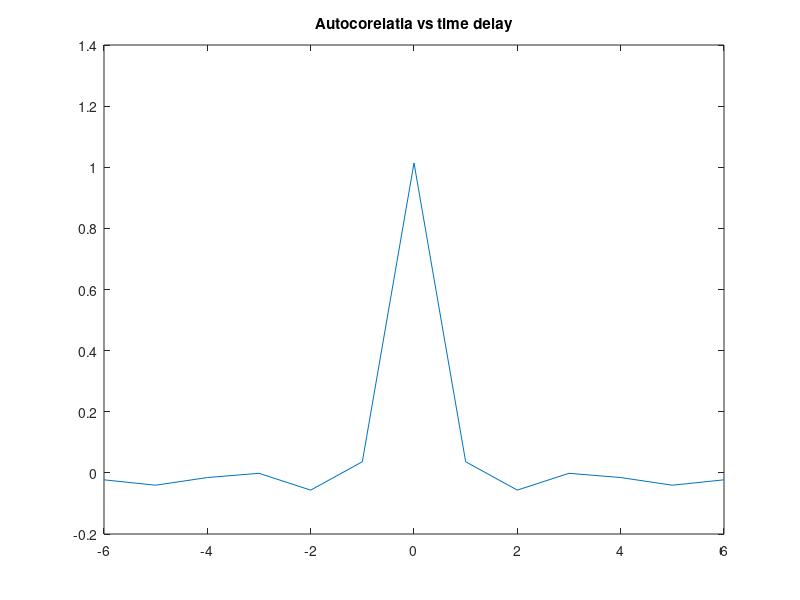

Source code (MATLAB):
N = 100;
x = randn(1,N);
mean(x);
L = 6;
[rx, lags] = xcorr(x,L,'biased')
figure(1);
plot(lags,rx);
title('Autocorelatia vs time delay');


% Cresterea preciziei de estimare se realizeaza pe baza cresterii
% numarului de date N
% E normal ca corelatia dintre un semnal si el insusi(autocorelatia)
% sa aiba cea mai mare valoare atunci cand semnalul coincide
% cu el insusi, adica decalajul dintre cele doua este de valoare 0;


